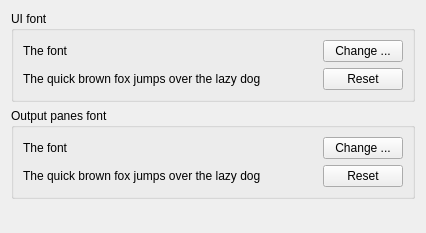
     <widget class="QWidget" name="prefs_fonts">
      <property name="geometry">
       <rect>
        <x>0</x>
        <y>0</y>
        <width>426</width>
        <height>233</height>
       </rect>
      </property>
      <attribute name="label">
       <string>Fonts</string>
      </attribute>
      <layout class="QVBoxLayout" name="verticalLayout_2">
       <item>
        <widget class="QGroupBox" name="groupBox">
         <property name="title">
          <string>UI font</string>
         </property>
         <layout class="QGridLayout" name="gridLayout_2">
          <item row="0" column="0">
           <widget class="QLabel" name="prefs_font_ui_label">
            <property name="sizePolicy">
             <sizepolicy hsizetype="Preferred" vsizetype="Preferred">
              <horstretch>1</horstretch>
              <verstretch>0</verstretch>
             </sizepolicy>
            </property>
            <property name="text">
             <string>The font</string>
            </property>
           </widget>
          </item>
          <item row="1" column="0">
           <widget class="QLabel" name="prefs_font_ui_preview">
            <property name="sizePolicy">
             <sizepolicy hsizetype="Preferred" vsizetype="Preferred">
              <horstretch>1</horstretch>
              <verstretch>0</verstretch>
             </sizepolicy>
            </property>
            <property name="text">
             <string>The quick brown fox jumps over the lazy dog</string>
            </property>
           </widget>
          </item>
          <item row="1" column="1">
           <widget class="QPushButton" name="prefs_font_ui_reset">
            <property name="text">
             <string>Reset</string>
            </property>
           </widget>
          </item>
          <item row="0" column="1">
           <widget class="QPushButton" name="prefs_font_ui_change">
            <property name="text">
             <string>Change ...</string>
            </property>
           </widget>
          </item>
         </layout>
        </widget>
       </item>
       <item>
        <widget class="QGroupBox" name="groupBox_2">
         <property name="title">
          <string>Output panes font</string>
         </property>
         <layout class="QGridLayout" name="gridLayout_3">
          <item row="0" column="0">
           <widget class="QLabel" name="prefs_font_output_label">
            <property name="sizePolicy">
             <sizepolicy hsizetype="Preferred" vsizetype="Preferred">
              <horstretch>1</horstretch>
              <verstretch>0</verstretch>
             </sizepolicy>
            </property>
            <property name="text">
             <string>The font</string>
            </property>
           </widget>
          </item>
          <item row="1" column="0">
           <widget class="QLabel" name="prefs_font_output_preview">
            <property name="sizePolicy">
             <sizepolicy hsizetype="Preferred" vsizetype="Preferred">
              <horstretch>1</horstretch>
              <verstretch>0</verstretch>
             </sizepolicy>
            </property>
            <property name="text">
             <string>The quick brown fox jumps over the lazy dog</string>
            </property>
           </widget>
          </item>
          <item row="1" column="1">
           <widget class="QPushButton" name="prefs_font_output_reset">
            <property name="text">
             <string>Reset</string>
            </property>
           </widget>
          </item>
          <item row="0" column="1">
           <widget class="QPushButton" name="prefs_font_output_change">
            <property name="text">
             <string>Change ...</string>
            </property>
           </widget>
          </item>
         </layout>
        </widget>
       </item>
       <item>
        <spacer name="verticalSpacer_2">
         <property name="orientation">
          <enum>Qt::Orientation::Vertical</enum>
         </property>
         <property name="sizeHint" stdset="0">
          <size>
           <width>20</width>
           <height>40</height>
          </size>
         </property>
        </spacer>
       </item>
      </layout>
     </widget>
